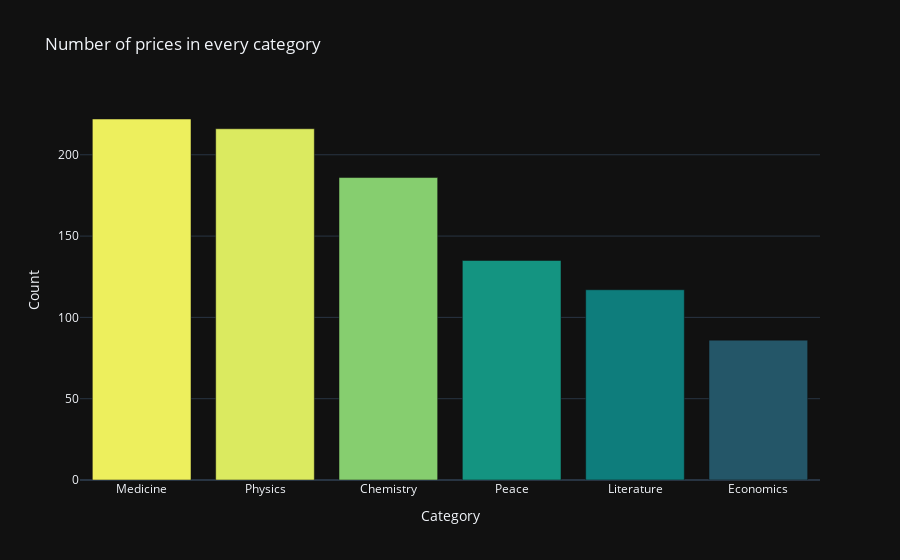

Here is the notebook cell this chart was saved with:
### Markdown cell above
# Number of Prizes per Category

**Challenge**:
* In how many categories are prizes awarded?
* Create a plotly bar chart with the number of prizes awarded by category.
* Use the color scale called `Aggrnyl` to colour the chart, but don't show a color axis.
* Which category has the most number of prizes awarded?
* Which category has the fewest number of prizes awarded?

### Code cell
categorys = df_data['category'].value_counts()
fig = px.bar(
    title="Number of prices in every category",
    data_frame=categorys,
    x=categorys.index,
    y=categorys.values,
    color=categorys.values,
    color_continuous_scale="Aggrnyl"
)
fig.update_layout(
    xaxis_title="Category",
    yaxis_title="Count",
    coloraxis_showscale=False,
    )
fig.show()

### Figure 1 — Plotly figure (JSON) as saved in the notebook; plotly's stock layout.template omitted (floating-point values rounded to 4 significant figures)
{"data": [{"hovertemplate": "category=%{x}<br>y=%{y}<br>color=%{marker.color}<extra></extra>", "legendgroup": "", "marker": {"color": [222, 216, 186, 135, 117, 86], "coloraxis": "coloraxis", "pattern": {"shape": ""}}, "name": "", "orientation": "v", "showlegend": false, "textposition": "auto", "type": "bar", "x": ["Medicine", "Physics", "Chemistry", "Peace", "Literature", "Economics"], "xaxis": "x", "y": [222, 216, 186, 135, 117, 86], "yaxis": "y"}], "layout": {"barmode": "relative", "coloraxis": {"colorbar": {"title": {"text": "color"}}, "colorscale": [[0, "rgb(36, 86, 104)"], [0.1667, "rgb(15, 114, 121)"], [0.3333, "rgb(13, 143, 129)"], [0.5, "rgb(57, 171, 126)"], [0.6667, "rgb(110, 197, 116)"], [0.8333, "rgb(169, 220, 103)"], [1, "rgb(237, 239, 93)"]], "showscale": false}, "legend": {"tracegroupgap": 0}, "title": {"text": "Number of prices in every category"}, "xaxis": {"anchor": "y", "domain": [0, 1], "title": {"text": "Category"}}, "yaxis": {"anchor": "x", "domain": [0, 1], "title": {"text": "Count"}}}}
